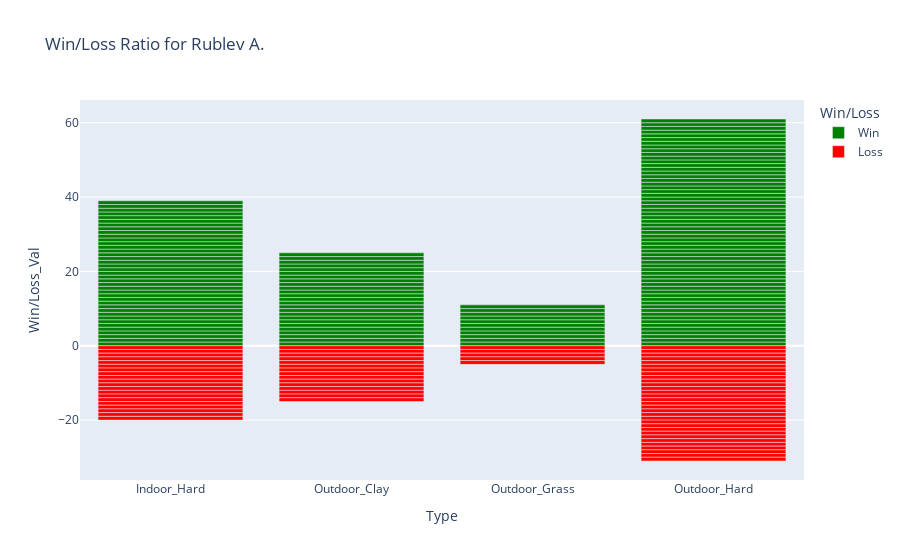
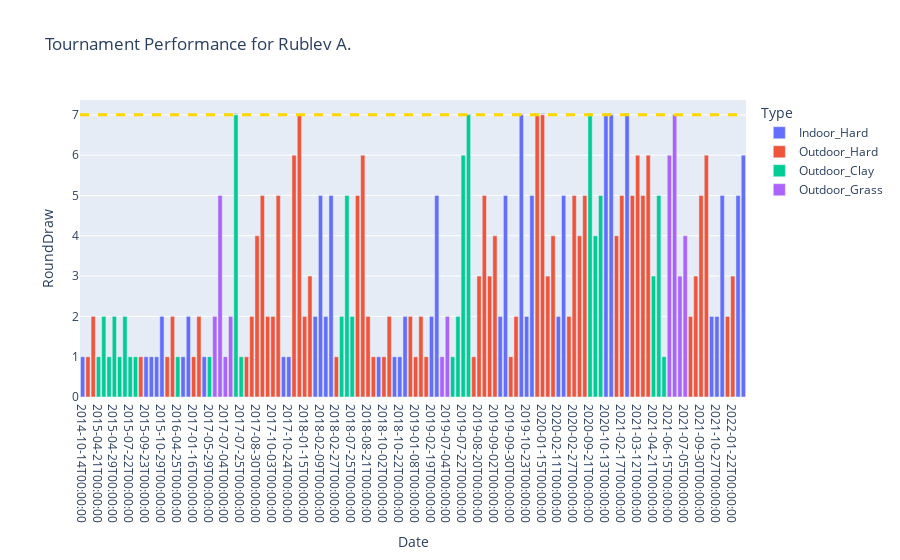
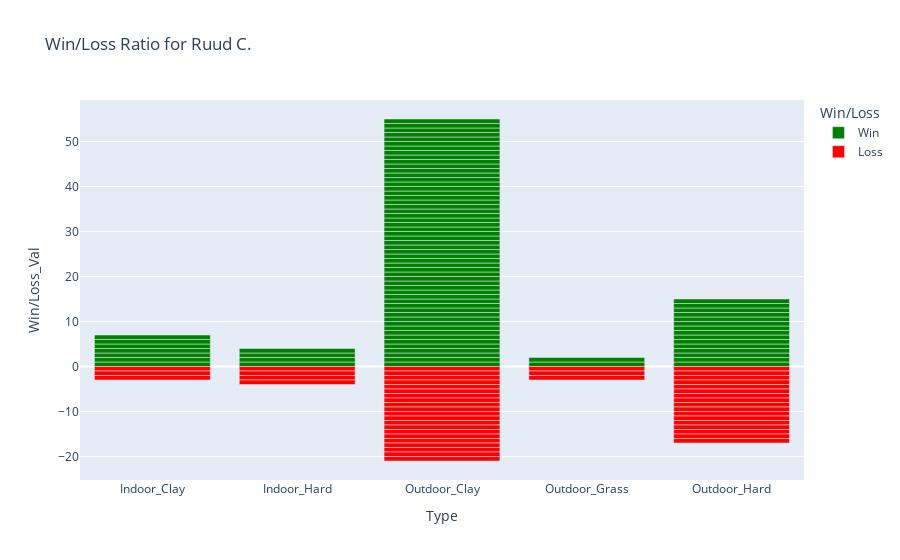
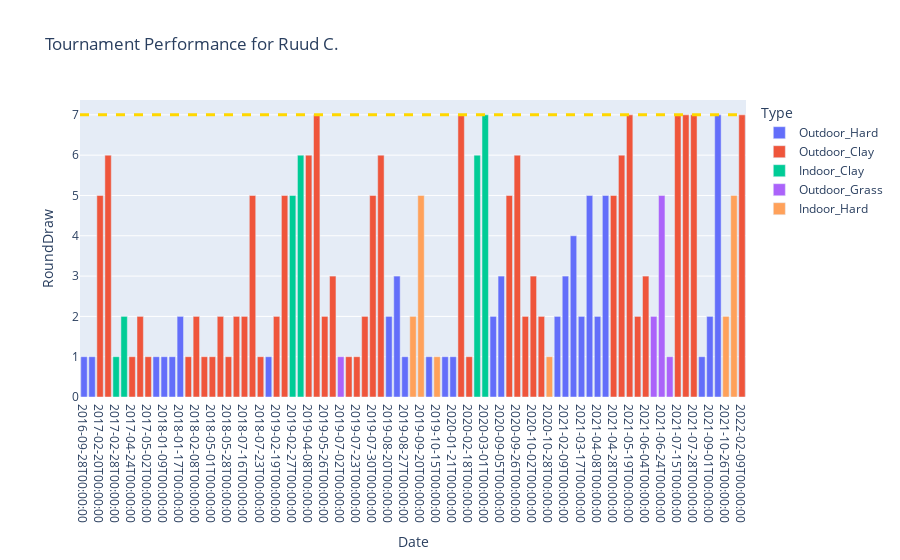

The notebook cell these images were saved under, in order:
### Code cell
plot = win_loss_ratio(tennis_clean,name_p1)
plot.show()

plot = tournament_performance(tennis_clean,name_p1)
plot.show()

plot = win_loss_ratio(tennis_clean,name_p2)
plot.show()

plot = tournament_performance(tennis_clean,name_p2)
plot.show()

plot = rank_evol(tennis_clean,name_p1,name_p2)
plot.show()

historical_h2h(tennis_clean,name_p1,name_p2)

### Figure 1 — Plotly figure (JSON) as saved in the notebook; plotly's stock layout.template omitted (floating-point values rounded to 4 significant figures; data arrays with more than 128 entries replaced by an {"elided": "..."} marker saying what was removed)
{"data": [{"alignmentgroup": "True", "customdata": {"elided": "136x2 str values"}, "hovertemplate": "Win/Loss=Win<br>Type=%{x}<br>Win/Loss_Val=%{y}<br>Tournament=%{customdata[0]}<br>Date=%{customdata[1]}<extra></extra>", "legendgroup": "Win", "marker": {"color": "green", "pattern": {"shape": ""}}, "name": "Win", "offsetgroup": "Win", "orientation": "v", "showlegend": true, "textposition": "auto", "type": "bar", "x": {"elided": "136 str values"}, "xaxis": "x", "y": {"elided": "136 int values"}, "yaxis": "y"}, {"alignmentgroup": "True", "customdata": {"elided": "71x2 str values"}, "hovertemplate": "Win/Loss=Loss<br>Type=%{x}<br>Win/Loss_Val=%{y}<br>Tournament=%{customdata[0]}<br>Date=%{customdata[1]}<extra></extra>", "legendgroup": "Loss", "marker": {"color": "red", "pattern": {"shape": ""}}, "name": "Loss", "offsetgroup": "Loss", "orientation": "v", "showlegend": true, "textposition": "auto", "type": "bar", "x": ["Indoor_Hard", "Indoor_Hard", "Indoor_Hard", "Indoor_Hard", "Indoor_Hard", "Indoor_Hard", "Indoor_Hard", "Indoor_Hard", "Indoor_Hard", "Indoor_Hard", "Indoor_Hard", "Indoor_Hard", "Indoor_Hard", "Indoor_Hard", "Indoor_Hard", "Indoor_Hard", "Indoor_Hard", "Indoor_Hard", "Indoor_Hard", "Indoor_Hard", "Outdoor_Clay", "Outdoor_Clay", "Outdoor_Clay", "Outdoor_Clay", "Outdoor_Clay", "Outdoor_Clay", "Outdoor_Clay", "Outdoor_Clay", "Outdoor_Clay", "Outdoor_Clay", "Outdoor_Clay", "Outdoor_Clay", "Outdoor_Clay", "Outdoor_Clay", "Outdoor_Clay", "Outdoor_Grass", "Outdoor_Grass", "Outdoor_Grass", "Outdoor_Grass", "Outdoor_Grass", "Outdoor_Hard", "Outdoor_Hard", "Outdoor_Hard", "Outdoor_Hard", "Outdoor_Hard", "Outdoor_Hard", "Outdoor_Hard", "Outdoor_Hard", "Outdoor_Hard", "Outdoor_Hard", "Outdoor_Hard", "Outdoor_Hard", "Outdoor_Hard", "Outdoor_Hard", "Outdoor_Hard", "Outdoor_Hard", "Outdoor_Hard", "Outdoor_Hard", "Outdoor_Hard", "Outdoor_Hard", "Outdoor_Hard", "Outdoor_Hard", "Outdoor_Hard", "Outdoor_Hard", "Outdoor_Hard", "Outdoor_Hard", "Outdoor_Hard", "Outdoor_Hard", "Outdoor_Hard", "Outdoor_Hard", "Outdoor_Hard"], "xaxis": "x", "y": [-1, -1, -1, -1, -1, -1, -1, -1, -1, -1, -1, -1, -1, -1, -1, -1, -1, -1, -1, -1, -1, -1, -1, -1, -1, -1, -1, -1, -1, -1, -1, -1, -1, -1, -1, -1, -1, -1, -1, -1, -1, -1, -1, -1, -1, -1, -1, -1, -1, -1, -1, -1, -1, -1, -1, -1, -1, -1, -1, -1, -1, -1, -1, -1, -1, -1, -1, -1, -1, -1, -1], "yaxis": "y"}], "layout": {"barmode": "relative", "legend": {"title": {"text": "Win/Loss"}, "tracegroupgap": 0}, "title": {"text": "Win/Loss Ratio for Rublev A."}, "xaxis": {"anchor": "y", "domain": [0, 1], "title": {"text": "Type"}}, "yaxis": {"anchor": "x", "domain": [0, 1], "title": {"text": "Win/Loss_Val"}}}}

### Figure 2 — Plotly figure (JSON) as saved in the notebook; plotly's stock layout.template omitted (floating-point values rounded to 4 significant figures; data arrays with more than 128 entries replaced by an {"elided": "..."} marker saying what was removed)
{"data": [{"alignmentgroup": "True", "customdata": [["Kremlin Cup", 250, "Groth S."], ["St. Petersburg Open", 250, "Bolelli S."], ["Kremlin Cup", 250, "Kukushkin M."], ["Valencia Open 500", 500, "Rublev A."], ["Valencia Open 500", 500, "Bautista R."], ["St. Petersburg Open", 250, "Rublev A."], ["St. Petersburg Open", 250, "Sousa J."], ["Open 13", 250, "Marchenko I."], ["Kremlin Cup", 250, "Krajinovic F."], ["Erste Bank Open", 500, "Thiem D."], ["Open Sud de France", 250, "Rublev A."], ["Open Sud de France", 250, "Tsonga J.W."], ["ABN AMRO World Tennis Tournament", 500, "Rublev A."], ["ABN AMRO World Tennis Tournament", 500, "Dimitrov G."], ["St. Petersburg Open", 250, "Struff J.L."], ["Kremlin Cup", 250, "Kyrgios N."], ["Erste Bank Open", 500, "Rublev A."], ["Erste Bank Open", 500, "Kukushkin M."], ["Open 13", 250, "Rublev A."], ["Open 13", 250, "Kukushkin M."], ["St. Petersburg Open", 250, "Rublev A."], ["St. Petersburg Open", 250, "Medvedev D."], ["Kremlin Cup", 250, "Rublev A."], ["Erste Bank Open", 500, "Rublev A."], ["Erste Bank Open", 500, "Berrettini M."], ["ABN AMRO World Tennis Tournament", 500, "Rublev A."], ["ABN AMRO World Tennis Tournament", 500, "Krajinovic F."], ["St. Petersburg Open", 250, "Rublev A."], ["Erste Bank Open", 500, "Rublev A."], ["ABN AMRO World Tennis Tournament", 500, "Rublev A."], ["Kremlin Cup", 250, "Mannarino A."], ["St. Petersburg Open", 250, "Rublev A."], ["St. Petersburg Open", 250, "Van De Zandschulp B."], ["ABN AMRO World Tennis Tournament", 500, "Rublev A."], ["ABN AMRO World Tennis Tournament", 500, "Auger-Aliassime F."]], "hovertemplate": "Type=Indoor_Hard<br>Date=%{x}<br>RoundDraw=%{y}<br>FinalWinner=%{text}<br>Tournament=%{customdata[0]}<br>SeriesPoints=%{customdata[1]}<br>Winner=%{customdata[2]}<extra></extra>", "legendgroup": "Indoor_Hard", "marker": {"color": "#636efa", "pattern": {"shape": ""}}, "name": "Indoor_Hard", "offsetgroup": "Indoor_Hard", "orientation": "v", "showlegend": true, "text": ["", "", "", "", "", "", "", "", "", "", "", "", "", "", "", "", "", "", "", "", "", "", "Winner", "", "", "", "", "Winner", "Winner", "Winner", "", "", "", "", ""], "textposition": "auto", "type": "bar", "x": ["2014-10-14T00:00:00", "2015-09-23T00:00:00", "2015-10-20T00:00:00", "2015-10-28T00:00:00", "2015-10-29T00:00:00", "2016-09-21T00:00:00", "2016-09-22T00:00:00", "2017-02-21T00:00:00", "2017-10-17T00:00:00", "2017-10-24T00:00:00", "2018-02-05T00:00:00", "2018-02-09T00:00:00", "2018-02-14T00:00:00", "2018-02-16T00:00:00", "2018-09-18T00:00:00", "2018-10-16T00:00:00", "2018-10-22T00:00:00", "2018-10-25T00:00:00", "2019-02-19T00:00:00", "2019-02-22T00:00:00", "2019-09-17T00:00:00", "2019-09-20T00:00:00", "2019-10-15T00:00:00", "2019-10-23T00:00:00", "2019-10-25T00:00:00", "2020-02-11T00:00:00", "2020-02-14T00:00:00", "2020-10-13T00:00:00", "2020-10-26T00:00:00", "2021-03-02T00:00:00", "2021-10-21T00:00:00", "2021-10-27T00:00:00", "2021-10-29T00:00:00", "2022-02-08T00:00:00", "2022-02-12T00:00:00"], "xaxis": "x", "y": [1, 1, 1, 1, 2, 1, 2, 1, 1, 1, 2, 5, 2, 5, 1, 1, 1, 2, 2, 5, 2, 5, 7, 2, 5, 2, 5, 7, 7, 7, 2, 2, 5, 5, 6], "yaxis": "y"}, {"alignmentgroup": "True", "customdata": {"elided": "56x3 mixed values"}, "hovertemplate": "Type=Outdoor_Hard<br>Date=%{x}<br>RoundDraw=%{y}<br>FinalWinner=%{text}<br>Tournament=%{customdata[0]}<br>SeriesPoints=%{customdata[1]}<br>Winner=%{customdata[2]}<extra></extra>", "legendgroup": "Outdoor_Hard", "marker": {"color": "#EF553B", "pattern": {"shape": ""}}, "name": "Outdoor_Hard", "offsetgroup": "Outdoor_Hard", "orientation": "v", "showlegend": true, "text": ["", "", "", "", "", "", "", "", "", "", "", "", "", "", "", "Runner-Up", "", "", "", "", "", "", "", "", "", "", "", "", "", "", "", "", "", "", "", "", "Winner", "Winner", "", "", "", "", "", "", "", "", "", "", "", "", "", "", "", "", "", ""], "textposition": "auto", "type": "bar", "x": ["2015-02-17T00:00:00", "2015-02-18T00:00:00", "2015-09-01T00:00:00", "2016-01-05T00:00:00", "2016-01-06T00:00:00", "2017-01-16T00:00:00", "2017-01-18T00:00:00", "2017-08-21T00:00:00", "2017-08-23T00:00:00", "2017-08-30T00:00:00", "2017-09-06T00:00:00", "2017-09-28T00:00:00", "2017-10-03T00:00:00", "2017-10-06T00:00:00", "2018-01-01T00:00:00", "2018-01-06T00:00:00", "2018-01-15T00:00:00", "2018-01-19T00:00:00", "2018-02-27T00:00:00", "2018-08-02T00:00:00", "2018-08-05T00:00:00", "2018-08-21T00:00:00", "2018-08-27T00:00:00", "2018-10-02T00:00:00", "2018-10-04T00:00:00", "2019-01-02T00:00:00", "2019-01-08T00:00:00", "2019-01-09T00:00:00", "2019-01-14T00:00:00", "2019-07-30T00:00:00", "2019-08-20T00:00:00", "2019-08-23T00:00:00", "2019-08-27T00:00:00", "2019-09-02T00:00:00", "2019-09-30T00:00:00", "2019-10-02T00:00:00", "2020-01-08T00:00:00", "2020-01-15T00:00:00", "2020-01-21T00:00:00", "2020-01-27T00:00:00", "2020-02-24T00:00:00", "2020-02-27T00:00:00", "2020-09-01T00:00:00", "2020-09-09T00:00:00", "2021-02-09T00:00:00", "2021-02-17T00:00:00", "2021-03-10T00:00:00", "2021-03-12T00:00:00", "2021-03-16T00:00:00", "2021-03-19T00:00:00", "2021-08-30T00:00:00", "2021-09-04T00:00:00", "2021-09-30T00:00:00", "2021-10-02T00:00:00", "2022-01-18T00:00:00", "2022-01-22T00:00:00"], "xaxis": "x", "y": [1, 2, 1, 1, 2, 1, 2, 1, 2, 4, 5, 2, 2, 5, 6, 7, 2, 3, 1, 5, 6, 2, 1, 1, 2, 2, 1, 2, 1, 1, 3, 5, 3, 4, 1, 2, 7, 7, 3, 4, 2, 5, 4, 5, 4, 5, 5, 6, 5, 6, 2, 3, 5, 6, 2, 3], "yaxis": "y"}, {"alignmentgroup": "True", "customdata": [["Open Banco Sabadell", 500, "Rublev A."], ["Open Banco Sabadell", 500, "Fognini F."], ["Istanbul Open", 250, "Rublev A."], ["Istanbul Open", 250, "Giraldo S."], ["Geneva Open", 250, "Rublev A."], ["Geneva Open", 250, "Cilic M."], ["Konzum Croatia Open", 250, "Kavcic B."], ["Suisse Open Gstaad", 250, "Zeballos H."], ["Istanbul Open", 250, "Sela D."], ["French Open", 2000, "Schwartzman D."], ["Croatia Open", 250, "Rublev A."], ["German Tennis Championships", 500, "Kohlschreiber P."], ["Croatia Open", 250, "Rublev A."], ["Croatia Open", 250, "Haase R."], ["Suisse Open Gstaad", 250, "Berrettini M."], ["Croatia Open", 250, "Rublev A."], ["Croatia Open", 250, "Lajovic D."], ["German Tennis Championships", 500, "Rublev A."], ["German Tennis Championships", 500, "Basilashvili N."], ["German Tennis Championships", 500, "Rublev A."], ["French Open", 2000, "Rublev A."], ["French Open", 2000, "Tsitsipas S."], ["Barcelona Open", 500, "Rublev A."], ["Barcelona Open", 500, "Sinner J."], ["French Open", 2000, "Struff J.L."]], "hovertemplate": "Type=Outdoor_Clay<br>Date=%{x}<br>RoundDraw=%{y}<br>FinalWinner=%{text}<br>Tournament=%{customdata[0]}<br>SeriesPoints=%{customdata[1]}<br>Winner=%{customdata[2]}<extra></extra>", "legendgroup": "Outdoor_Clay", "marker": {"color": "#00cc96", "pattern": {"shape": ""}}, "name": "Outdoor_Clay", "offsetgroup": "Outdoor_Clay", "orientation": "v", "showlegend": true, "text": ["", "", "", "", "", "", "", "", "", "", "Winner", "", "", "", "", "", "", "", "Runner-Up", "Winner", "", "", "", "", ""], "textposition": "auto", "type": "bar", "x": ["2015-04-21T00:00:00", "2015-04-22T00:00:00", "2015-04-28T00:00:00", "2015-04-29T00:00:00", "2015-05-17T00:00:00", "2015-05-19T00:00:00", "2015-07-22T00:00:00", "2015-07-27T00:00:00", "2016-04-25T00:00:00", "2017-05-29T00:00:00", "2017-07-18T00:00:00", "2017-07-25T00:00:00", "2018-07-19T00:00:00", "2018-07-20T00:00:00", "2018-07-25T00:00:00", "2019-07-16T00:00:00", "2019-07-18T00:00:00", "2019-07-22T00:00:00", "2019-07-28T00:00:00", "2020-09-21T00:00:00", "2020-09-29T00:00:00", "2020-10-07T00:00:00", "2021-04-21T00:00:00", "2021-04-23T00:00:00", "2021-06-01T00:00:00"], "xaxis": "x", "y": [1, 2, 1, 2, 1, 2, 1, 1, 1, 1, 7, 1, 2, 5, 2, 1, 2, 6, 7, 7, 4, 5, 3, 5, 1], "yaxis": "y"}, {"alignmentgroup": "True", "customdata": [["Gerry Weber Open", 500, "Rublev A."], ["Gerry Weber Open", 500, "Khachanov K."], ["Wimbledon", 2000, "Rublev A."], ["Wimbledon", 2000, "Ramos-Vinolas A."], ["Wimbledon", 2000, "Rublev A."], ["Wimbledon", 2000, "Querrey S."], ["Halle Open", 500, "Rublev A."], ["Halle Open", 500, "Humbert U."], ["Wimbledon", 2000, "Rublev A."], ["Wimbledon", 2000, "Fucsovics M."]], "hovertemplate": "Type=Outdoor_Grass<br>Date=%{x}<br>RoundDraw=%{y}<br>FinalWinner=%{text}<br>Tournament=%{customdata[0]}<br>SeriesPoints=%{customdata[1]}<br>Winner=%{customdata[2]}<extra></extra>", "legendgroup": "Outdoor_Grass", "marker": {"color": "#ab63fa", "pattern": {"shape": ""}}, "name": "Outdoor_Grass", "offsetgroup": "Outdoor_Grass", "orientation": "v", "showlegend": true, "text": ["", "", "", "", "", "", "", "Runner-Up", "", ""], "textposition": "auto", "type": "bar", "x": ["2017-06-19T00:00:00", "2017-06-23T00:00:00", "2017-07-04T00:00:00", "2017-07-06T00:00:00", "2019-07-02T00:00:00", "2019-07-04T00:00:00", "2021-06-15T00:00:00", "2021-06-20T00:00:00", "2021-06-28T00:00:00", "2021-07-05T00:00:00"], "xaxis": "x", "y": [2, 5, 1, 2, 1, 2, 6, 7, 3, 4], "yaxis": "y"}], "layout": {"barmode": "relative", "legend": {"title": {"text": "Type"}, "tracegroupgap": 0}, "shapes": [{"line": {"color": "gold", "dash": "dash", "width": 3}, "type": "line", "x0": 0, "x1": 1, "xref": "x domain", "y0": 7, "y1": 7, "yref": "y"}], "title": {"text": "Tournament Performance for Rublev A."}, "xaxis": {"anchor": "y", "categoryorder": "category ascending", "domain": [0, 1], "title": {"text": "Date"}, "type": "category"}, "yaxis": {"anchor": "x", "domain": [0, 1], "title": {"text": "RoundDraw"}}}}

### Figure 3 — Plotly figure (JSON) as saved in the notebook; plotly's stock layout.template omitted (floating-point values rounded to 4 significant figures; data arrays with more than 128 entries replaced by an {"elided": "..."} marker saying what was removed)
{"data": [{"alignmentgroup": "True", "customdata": {"elided": "83x2 str values"}, "hovertemplate": "Win/Loss=Win<br>Type=%{x}<br>Win/Loss_Val=%{y}<br>Tournament=%{customdata[0]}<br>Date=%{customdata[1]}<extra></extra>", "legendgroup": "Win", "marker": {"color": "green", "pattern": {"shape": ""}}, "name": "Win", "offsetgroup": "Win", "orientation": "v", "showlegend": true, "textposition": "auto", "type": "bar", "x": ["Indoor_Clay", "Indoor_Clay", "Indoor_Clay", "Indoor_Clay", "Indoor_Clay", "Indoor_Clay", "Indoor_Clay", "Indoor_Hard", "Indoor_Hard", "Indoor_Hard", "Indoor_Hard", "Outdoor_Clay", "Outdoor_Clay", "Outdoor_Clay", "Outdoor_Clay", "Outdoor_Clay", "Outdoor_Clay", "Outdoor_Clay", "Outdoor_Clay", "Outdoor_Clay", "Outdoor_Clay", "Outdoor_Clay", "Outdoor_Clay", "Outdoor_Clay", "Outdoor_Clay", "Outdoor_Clay", "Outdoor_Clay", "Outdoor_Clay", "Outdoor_Clay", "Outdoor_Clay", "Outdoor_Clay", "Outdoor_Clay", "Outdoor_Clay", "Outdoor_Clay", "Outdoor_Clay", "Outdoor_Clay", "Outdoor_Clay", "Outdoor_Clay", "Outdoor_Clay", "Outdoor_Clay", "Outdoor_Clay", "Outdoor_Clay", "Outdoor_Clay", "Outdoor_Clay", "Outdoor_Clay", "Outdoor_Clay", "Outdoor_Clay", "Outdoor_Clay", "Outdoor_Clay", "Outdoor_Clay", "Outdoor_Clay", "Outdoor_Clay", "Outdoor_Clay", "Outdoor_Clay", "Outdoor_Clay", "Outdoor_Clay", "Outdoor_Clay", "Outdoor_Clay", "Outdoor_Clay", "Outdoor_Clay", "Outdoor_Clay", "Outdoor_Clay", "Outdoor_Clay", "Outdoor_Clay", "Outdoor_Clay", "Outdoor_Clay", "Outdoor_Grass", "Outdoor_Grass", "Outdoor_Hard", "Outdoor_Hard", "Outdoor_Hard", "Outdoor_Hard", "Outdoor_Hard", "Outdoor_Hard", "Outdoor_Hard", "Outdoor_Hard", "Outdoor_Hard", "Outdoor_Hard", "Outdoor_Hard", "Outdoor_Hard", "Outdoor_Hard", "Outdoor_Hard", "Outdoor_Hard"], "xaxis": "x", "y": [1, 1, 1, 1, 1, 1, 1, 1, 1, 1, 1, 1, 1, 1, 1, 1, 1, 1, 1, 1, 1, 1, 1, 1, 1, 1, 1, 1, 1, 1, 1, 1, 1, 1, 1, 1, 1, 1, 1, 1, 1, 1, 1, 1, 1, 1, 1, 1, 1, 1, 1, 1, 1, 1, 1, 1, 1, 1, 1, 1, 1, 1, 1, 1, 1, 1, 1, 1, 1, 1, 1, 1, 1, 1, 1, 1, 1, 1, 1, 1, 1, 1, 1], "yaxis": "y"}, {"alignmentgroup": "True", "customdata": [["Chile Open", "2020-03-01T00:00:00"], ["Brasil Open", "2019-03-02T00:00:00"], ["Brasil Open", "2017-03-01T00:00:00"], ["Stockholm Open", "2019-10-15T00:00:00"], ["St. Petersburg Open", "2019-09-20T00:00:00"], ["Erste Bank Open", "2020-10-28T00:00:00"], ["Vienna Open", "2021-10-29T00:00:00"], ["French Open", "2018-05-31T00:00:00"], ["French Open", "2019-05-31T00:00:00"], ["BMW Open", "2018-05-03T00:00:00"], ["Ecuador Open", "2018-02-08T00:00:00"], ["German Tennis Championships", "2019-07-24T00:00:00"], ["Rio Open", "2019-02-22T00:00:00"], ["SkiStar Swedish Open", "2018-07-20T00:00:00"], ["Forte Village Sardegna Open", "2020-10-15T00:00:00"], ["Open Banco Sabadell ", "2017-04-26T00:00:00"], ["Generali Open", "2019-08-02T00:00:00"], ["U.S. Men's Clay Court Championships", "2019-04-14T00:00:00"], ["BMW Open", "2017-05-02T00:00:00"], ["French Open", "2021-06-04T00:00:00"], ["SkiStar Swedish Open", "2019-07-16T00:00:00"], ["French Open", "2020-10-02T00:00:00"], ["Rio Open", "2020-02-18T00:00:00"], ["Rio Open", "2017-02-25T00:00:00"], ["German Tennis Championships", "2018-07-23T00:00:00"], ["Rio Open", "2018-02-20T00:00:00"], ["BMW Open", "2021-05-01T00:00:00"], ["German Tennis Championships", "2020-09-26T00:00:00"], ["Wimbledon", "2021-06-30T00:00:00"], ["Mallorca Championships", "2021-06-24T00:00:00"], ["Wimbledon", "2019-07-02T00:00:00"], ["US Open", "2020-09-05T00:00:00"], ["Winston-Salem Open at Wake Forest University", "2019-08-21T00:00:00"], ["Adelaide International", "2020-01-13T00:00:00"], ["Zhuhai Open", "2019-09-24T00:00:00"], ["ASB Classic", "2018-01-09T00:00:00"], ["Chennai Open", "2017-01-03T00:00:00"], ["Chengdu Open", "2016-09-28T00:00:00"], ["Australian Open", "2020-01-21T00:00:00"], ["US Open", "2019-08-27T00:00:00"], ["US Open", "2018-08-27T00:00:00"], ["Citi Open", "2017-07-31T00:00:00"], ["Murray River Open", "2021-02-03T00:00:00"], ["US Open", "2021-09-01T00:00:00"], ["Australian Open", "2018-01-17T00:00:00"], ["AnyTech365 Andalucia Open", "2021-04-09T00:00:00"], ["Abierto Mexicano", "2021-03-19T00:00:00"], ["Australian Open", "2021-02-15T00:00:00"]], "hovertemplate": "Win/Loss=Loss<br>Type=%{x}<br>Win/Loss_Val=%{y}<br>Tournament=%{customdata[0]}<br>Date=%{customdata[1]}<extra></extra>", "legendgroup": "Loss", "marker": {"color": "red", "pattern": {"shape": ""}}, "name": "Loss", "offsetgroup": "Loss", "orientation": "v", "showlegend": true, "textposition": "auto", "type": "bar", "x": ["Indoor_Clay", "Indoor_Clay", "Indoor_Clay", "Indoor_Hard", "Indoor_Hard", "Indoor_Hard", "Indoor_Hard", "Outdoor_Clay", "Outdoor_Clay", "Outdoor_Clay", "Outdoor_Clay", "Outdoor_Clay", "Outdoor_Clay", "Outdoor_Clay", "Outdoor_Clay", "Outdoor_Clay", "Outdoor_Clay", "Outdoor_Clay", "Outdoor_Clay", "Outdoor_Clay", "Outdoor_Clay", "Outdoor_Clay", "Outdoor_Clay", "Outdoor_Clay", "Outdoor_Clay", "Outdoor_Clay", "Outdoor_Clay", "Outdoor_Clay", "Outdoor_Grass", "Outdoor_Grass", "Outdoor_Grass", "Outdoor_Hard", "Outdoor_Hard", "Outdoor_Hard", "Outdoor_Hard", "Outdoor_Hard", "Outdoor_Hard", "Outdoor_Hard", "Outdoor_Hard", "Outdoor_Hard", "Outdoor_Hard", "Outdoor_Hard", "Outdoor_Hard", "Outdoor_Hard", "Outdoor_Hard", "Outdoor_Hard", "Outdoor_Hard", "Outdoor_Hard"], "xaxis": "x", "y": [-1, -1, -1, -1, -1, -1, -1, -1, -1, -1, -1, -1, -1, -1, -1, -1, -1, -1, -1, -1, -1, -1, -1, -1, -1, -1, -1, -1, -1, -1, -1, -1, -1, -1, -1, -1, -1, -1, -1, -1, -1, -1, -1, -1, -1, -1, -1, -1], "yaxis": "y"}], "layout": {"barmode": "relative", "legend": {"title": {"text": "Win/Loss"}, "tracegroupgap": 0}, "title": {"text": "Win/Loss Ratio for Ruud C."}, "xaxis": {"anchor": "y", "domain": [0, 1], "title": {"text": "Type"}}, "yaxis": {"anchor": "x", "domain": [0, 1], "title": {"text": "Win/Loss_Val"}}}}

### Figure 4 — Plotly figure (JSON) as saved in the notebook; plotly's stock layout.template omitted (floating-point values rounded to 4 significant figures)
{"data": [{"alignmentgroup": "True", "customdata": [["Chengdu Open", 250, "Troicki V."], ["Chennai Open", 250, "Olivo R."], ["Citi Open", 500, "Paul T."], ["ASB Classic", 250, "Haase R."], ["Australian Open", 2000, "Ruud C."], ["Australian Open", 2000, "Schwartzman D."], ["US Open", 2000, "Pella G."], ["Winston-Salem Open at Wake Forest University", 250, "Ruud C."], ["Winston-Salem Open at Wake Forest University", 250, "Johnson S."], ["US Open", 2000, "Struff J.L."], ["Zhuhai Open", 250, "Kecmanovic M."], ["Adelaide International", 250, "Humbert U."], ["Australian Open", 2000, "Gerasimov E."], ["US Open", 2000, "Ruud C."], ["US Open", 2000, "Berrettini M."], ["Murray River Open", 250, "Vesely J."], ["Australian Open", 2000, "Ruud C."], ["Australian Open", 2000, "Rublev A."], ["Abierto Mexicano", 500, "Ruud C."], ["Abierto Mexicano", 500, "Zverev A."], ["AnyTech365 Andalucia Open", 250, "Ruud C."], ["AnyTech365 Andalucia Open", 250, "Alcaraz C."], ["US Open", 2000, "Ruud C."], ["US Open", 2000, "Van De Zandschulp B."], ["San Diego Open", 250, "Ruud C."]], "hovertemplate": "Type=Outdoor_Hard<br>Date=%{x}<br>RoundDraw=%{y}<br>FinalWinner=%{text}<br>Tournament=%{customdata[0]}<br>SeriesPoints=%{customdata[1]}<br>Winner=%{customdata[2]}<extra></extra>", "legendgroup": "Outdoor_Hard", "marker": {"color": "#636efa", "pattern": {"shape": ""}}, "name": "Outdoor_Hard", "offsetgroup": "Outdoor_Hard", "orientation": "v", "showlegend": true, "text": ["", "", "", "", "", "", "", "", "", "", "", "", "", "", "", "", "", "", "", "", "", "", "", "", "Winner"], "textposition": "auto", "type": "bar", "x": ["2016-09-28T00:00:00", "2017-01-03T00:00:00", "2017-07-31T00:00:00", "2018-01-09T00:00:00", "2018-01-15T00:00:00", "2018-01-17T00:00:00", "2018-08-27T00:00:00", "2019-08-20T00:00:00", "2019-08-21T00:00:00", "2019-08-27T00:00:00", "2019-09-24T00:00:00", "2020-01-13T00:00:00", "2020-01-21T00:00:00", "2020-09-01T00:00:00", "2020-09-05T00:00:00", "2021-02-03T00:00:00", "2021-02-09T00:00:00", "2021-02-15T00:00:00", "2021-03-17T00:00:00", "2021-03-19T00:00:00", "2021-04-08T00:00:00", "2021-04-09T00:00:00", "2021-08-30T00:00:00", "2021-09-01T00:00:00", "2021-10-01T00:00:00"], "xaxis": "x", "y": [1, 1, 1, 1, 1, 2, 1, 2, 3, 1, 1, 1, 1, 2, 3, 2, 3, 4, 2, 5, 2, 5, 1, 2, 7], "yaxis": "y"}, {"alignmentgroup": "True", "customdata": [["Rio Open", 500, "Ruud C."], ["Rio Open", 500, "Carreno Busta P."], ["Open Banco Sabadell ", 500, "Ruud C."], ["Open Banco Sabadell ", 500, "Ramos-Vinolas A."], ["BMW Open", 250, "Kohlschreiber P."], ["Ecuador Open", 250, "Ruud C."], ["Ecuador Open", 250, "Monfils G."], ["Rio Open", 500, "Schwartzman D."], ["BMW Open", 250, "Ruud C."], ["BMW Open", 250, "Bautista Agut R."], ["French Open", 2000, "Ruud C."], ["French Open", 2000, "Ramos-Vinolas A."], ["SkiStar Swedish Open", 250, "Ruud C."], ["SkiStar Swedish Open", 250, "Gasquet R."], ["German Tennis Championships", 500, "Schwartzman D."], ["Rio Open", 500, "Ruud C."], ["Rio Open", 500, "Djere L."], ["U.S. Men's Clay Court Championships", 250, "Ruud C."], ["U.S. Men's Clay Court Championships", 250, "Garin C."], ["French Open", 2000, "Ruud C."], ["French Open", 2000, "Federer R."], ["SkiStar Swedish Open", 250, "Dzumhur D."], ["German Tennis Championships", 500, "Ruud C."], ["German Tennis Championships", 500, "Rublev A."], ["Generali Open", 250, "Ruud C."], ["Generali Open", 250, "Ramos-Vinolas A."], ["Argentina Open", 250, "Ruud C."], ["Rio Open", 500, "Mager G."], ["German Tennis Championships", 500, "Ruud C."], ["German Tennis Championships", 500, "Rublev A."], ["French Open", 2000, "Ruud C."], ["French Open", 2000, "Thiem D."], ["Forte Village Sardegna Open", 250, "Hanfmann Y."], ["BMW Open", 250, "Ruud C."], ["BMW Open", 250, "Basilashvili N."], ["Geneva Open", 250, "Ruud C."], ["French Open", 2000, "Ruud C."], ["French Open", 2000, "Davidovich Fokina A."], ["Nordea Open", 250, "Ruud C."], ["Suisse Open Gstaad", 250, "Ruud C."], ["Generali Open", 250, "Ruud C."], ["Argentina Open", 250, "Ruud C."]], "hovertemplate": "Type=Outdoor_Clay<br>Date=%{x}<br>RoundDraw=%{y}<br>FinalWinner=%{text}<br>Tournament=%{customdata[0]}<br>SeriesPoints=%{customdata[1]}<br>Winner=%{customdata[2]}<extra></extra>", "legendgroup": "Outdoor_Clay", "marker": {"color": "#EF553B", "pattern": {"shape": ""}}, "name": "Outdoor_Clay", "offsetgroup": "Outdoor_Clay", "orientation": "v", "showlegend": true, "text": ["", "", "", "", "", "", "", "", "", "", "", "", "", "", "", "", "", "", "Runner-Up", "", "", "", "", "", "", "", "Winner", "", "", "", "", "", "", "", "", "Winner", "", "", "Winner", "Winner", "Winner", "Winner"], "textposition": "auto", "type": "bar", "x": ["2017-02-20T00:00:00", "2017-02-25T00:00:00", "2017-04-24T00:00:00", "2017-04-26T00:00:00", "2017-05-02T00:00:00", "2018-02-05T00:00:00", "2018-02-08T00:00:00", "2018-02-20T00:00:00", "2018-05-01T00:00:00", "2018-05-03T00:00:00", "2018-05-28T00:00:00", "2018-05-31T00:00:00", "2018-07-16T00:00:00", "2018-07-20T00:00:00", "2018-07-23T00:00:00", "2019-02-19T00:00:00", "2019-02-22T00:00:00", "2019-04-08T00:00:00", "2019-04-14T00:00:00", "2019-05-26T00:00:00", "2019-05-31T00:00:00", "2019-07-16T00:00:00", "2019-07-23T00:00:00", "2019-07-24T00:00:00", "2019-07-30T00:00:00", "2019-08-02T00:00:00", "2020-02-10T00:00:00", "2020-02-18T00:00:00", "2020-09-23T00:00:00", "2020-09-26T00:00:00", "2020-09-28T00:00:00", "2020-10-02T00:00:00", "2020-10-15T00:00:00", "2021-04-28T00:00:00", "2021-05-01T00:00:00", "2021-05-19T00:00:00", "2021-05-31T00:00:00", "2021-06-04T00:00:00", "2021-07-15T00:00:00", "2021-07-22T00:00:00", "2021-07-28T00:00:00", "2022-02-09T00:00:00"], "xaxis": "x", "y": [5, 6, 1, 2, 1, 1, 2, 1, 1, 2, 1, 2, 2, 5, 1, 2, 5, 6, 7, 2, 3, 1, 1, 2, 5, 6, 7, 1, 5, 6, 2, 3, 2, 5, 6, 7, 2, 3, 7, 7, 7, 7], "yaxis": "y"}, {"alignmentgroup": "True", "customdata": [["Brasil Open", 250, "Ruud C."], ["Brasil Open", 250, "Delbonis F."], ["Brasil Open", 250, "Ruud C."], ["Brasil Open", 250, "Garin C."], ["Chile Open", 250, "Ruud C."], ["Chile Open", 250, "Seyboth Wild T."]], "hovertemplate": "Type=Indoor_Clay<br>Date=%{x}<br>RoundDraw=%{y}<br>FinalWinner=%{text}<br>Tournament=%{customdata[0]}<br>SeriesPoints=%{customdata[1]}<br>Winner=%{customdata[2]}<extra></extra>", "legendgroup": "Indoor_Clay", "marker": {"color": "#00cc96", "pattern": {"shape": ""}}, "name": "Indoor_Clay", "offsetgroup": "Indoor_Clay", "orientation": "v", "showlegend": true, "text": ["", "", "", "", "", "Runner-Up"], "textposition": "auto", "type": "bar", "x": ["2017-02-28T00:00:00", "2017-03-01T00:00:00", "2019-02-27T00:00:00", "2019-03-02T00:00:00", "2020-02-26T00:00:00", "2020-03-01T00:00:00"], "xaxis": "x", "y": [1, 2, 5, 6, 6, 7], "yaxis": "y"}, {"alignmentgroup": "True", "customdata": [["Wimbledon", 2000, "Isner J."], ["Mallorca Championships", 250, "Ruud C."], ["Mallorca Championships", 250, "Medvedev D."], ["Wimbledon", 2000, "Thompson J."]], "hovertemplate": "Type=Outdoor_Grass<br>Date=%{x}<br>RoundDraw=%{y}<br>FinalWinner=%{text}<br>Tournament=%{customdata[0]}<br>SeriesPoints=%{customdata[1]}<br>Winner=%{customdata[2]}<extra></extra>", "legendgroup": "Outdoor_Grass", "marker": {"color": "#ab63fa", "pattern": {"shape": ""}}, "name": "Outdoor_Grass", "offsetgroup": "Outdoor_Grass", "orientation": "v", "showlegend": true, "text": ["", "", "", ""], "textposition": "auto", "type": "bar", "x": ["2019-07-02T00:00:00", "2021-06-21T00:00:00", "2021-06-24T00:00:00", "2021-06-30T00:00:00"], "xaxis": "x", "y": [1, 2, 5, 1], "yaxis": "y"}, {"alignmentgroup": "True", "customdata": [["St. Petersburg Open", 250, "Ruud C."], ["St. Petersburg Open", 250, "Coric B."], ["Stockholm Open", 250, "Krajinovic F."], ["Erste Bank Open", 500, "Sinner J."], ["Vienna Open", 500, "Ruud C."], ["Vienna Open", 500, "Sinner J."]], "hovertemplate": "Type=Indoor_Hard<br>Date=%{x}<br>RoundDraw=%{y}<br>FinalWinner=%{text}<br>Tournament=%{customdata[0]}<br>SeriesPoints=%{customdata[1]}<br>Winner=%{customdata[2]}<extra></extra>", "legendgroup": "Indoor_Hard", "marker": {"color": "#FFA15A", "pattern": {"shape": ""}}, "name": "Indoor_Hard", "offsetgroup": "Indoor_Hard", "orientation": "v", "showlegend": true, "text": ["", "", "", "", "", ""], "textposition": "auto", "type": "bar", "x": ["2019-09-18T00:00:00", "2019-09-20T00:00:00", "2019-10-15T00:00:00", "2020-10-28T00:00:00", "2021-10-26T00:00:00", "2021-10-29T00:00:00"], "xaxis": "x", "y": [2, 5, 1, 1, 2, 5], "yaxis": "y"}], "layout": {"barmode": "relative", "legend": {"title": {"text": "Type"}, "tracegroupgap": 0}, "shapes": [{"line": {"color": "gold", "dash": "dash", "width": 3}, "type": "line", "x0": 0, "x1": 1, "xref": "x domain", "y0": 7, "y1": 7, "yref": "y"}], "title": {"text": "Tournament Performance for Ruud C."}, "xaxis": {"anchor": "y", "categoryorder": "category ascending", "domain": [0, 1], "title": {"text": "Date"}, "type": "category"}, "yaxis": {"anchor": "x", "domain": [0, 1], "title": {"text": "RoundDraw"}}}}
